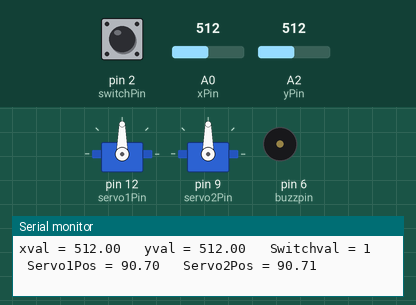
A sketch run on a simulated Arduino Uno, built with avr-gcc and run on an emulated ATmega328P. On the bench: 2 × servo, buzzer (waves = sounding, pin HIGH), the last lines printed to the serial monitor. Inputs (shaded band) come from the test bench; at power-on: A0 (xPin) = 512, A2 (yPin) = 512, pin 2 (switchPin) HIGH.

Above: at 1.2 s.
1.3 s: A0 (xPin) set to 559
At 2.1 s:
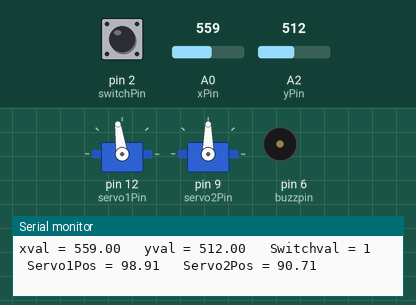
4.3 s: A0 (xPin) set to 574
At 5.1 s:
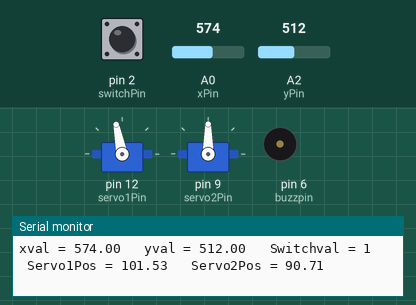
5.8 s: A2 (yPin) set to 472
At 6.1 s:
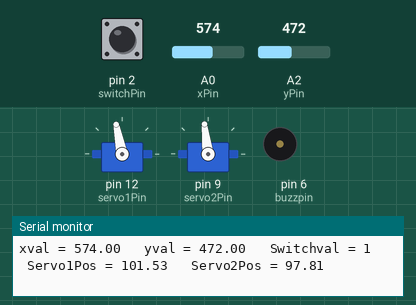
8.8 s: A2 (yPin) set to 447
At 9.1 s:
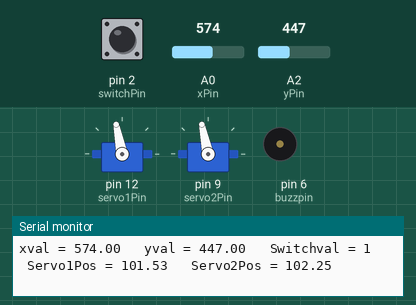
10.3 s: pin 2 (switchPin) pulled LOW for 0.15 s
At 10.42 s:
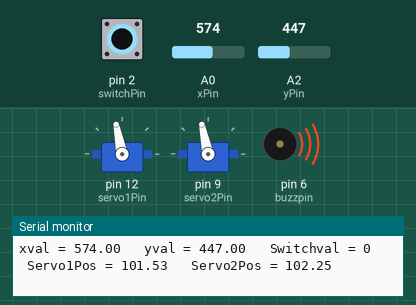
12.0 s: A0 (xPin) set to 511
At 13.0 s:
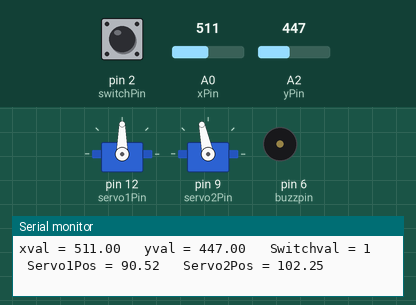
Timing chart, 0 to 14.5 s (numbered marks = the images above; inputs shaded):
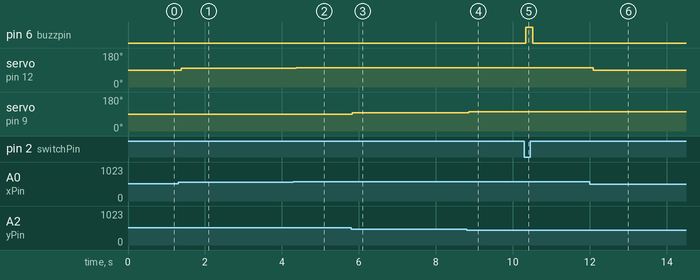

Measured:
- after the input at 1.3 s, servo on pin 12 (servo1Pin): 90° → 98° after 0.08 s
- after the input at 4.3 s, servo on pin 12 (servo1Pin): 98° → 101° after 0.07 s
- after the input at 5.8 s, servo on pin 9 (servo2Pin): 90° → 97° at once
- after the input at 8.8 s, servo on pin 9 (servo2Pin): 97° → 102° after 0.05 s
- after the input at 10.3 s, pin 6 (buzzpin): LOW → HIGH at once, → LOW 0.19 s later
- after the input at 12.0 s, servo on pin 12 (servo1Pin): 101° → 90° after 0.09 s

The sketch:

joystick_servo_revmouse.ino
```cpp
//joystick_servo_revmouse

#include<Servo.h>
int xPin=A0;
int yPin=A2;
int switchPin=2;
float xval;
float yval;
int switchval;
int servo1Pin=12;
int servo2Pin=9;
float servo1Pos=90;
float servo2Pos=90;
int buzzpin=6;

Servo servo1  , servo2  ;

void setup()
{
     pinMode(xPin,INPUT);
     pinMode(yPin,INPUT);
     pinMode(switchPin,INPUT);
     servo1.attach(servo1Pin);
     servo2.attach(servo2Pin);
     pinMode(buzzpin,OUTPUT);

     digitalWrite(switchPin,HIGH);
     Serial.begin(9600);
}


void loop()
{

   xval= analogRead(xPin);
   yval= analogRead(yPin);
   switchval=digitalRead(switchPin);

   servo1Pos = 90. + (90./515.)*(xval-508.);
   servo2Pos = 90. - (90./507.)*(yval-516.);

   servo1.write(servo1Pos);
   servo2.write(servo2Pos);

   if(switchval==0)
   digitalWrite(buzzpin,HIGH);
   else
   digitalWrite(buzzpin,LOW);

   Serial.print("xval = ");
   Serial.print( xval );
   Serial.print("   yval = ");
   Serial.print(yval );
   Serial.print("   Switchval = ");
   Serial.print(switchval);
   Serial.print("   Servo1Pos = ");
   Serial.print(    servo1Pos );
   Serial.print("   Servo2Pos = ");
   Serial.println(    servo2Pos);

}
```
